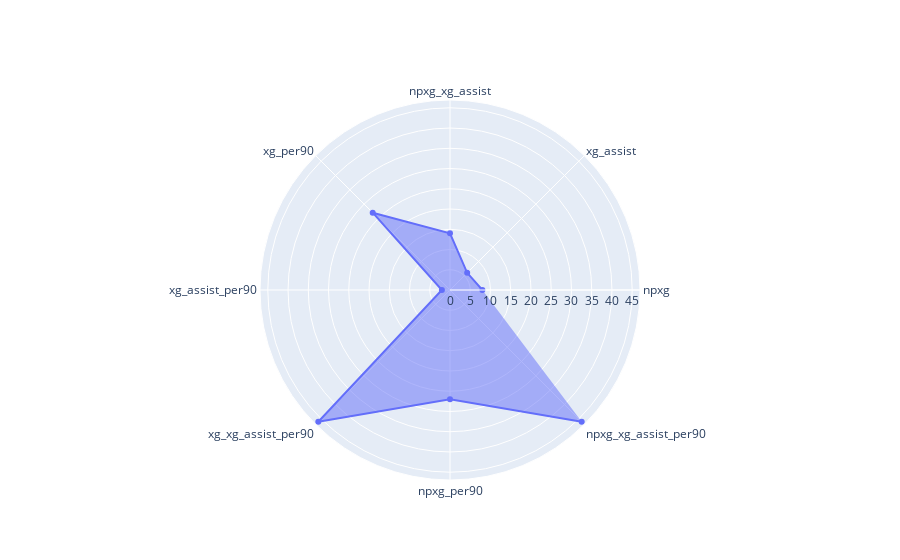

This figure's notebook cell:
### Code cell
#to make the radar chart of xg statistics
thetaxg = ['npxg', 'xg_assist', 'npxg_xg_assist', 'xg_per90', 'xg_assist_per90', 'xg_xg_assist_per90', 'npxg_per90','npxg_xg_assist_per90']
rxg = []
for t in thetaxg:
    rxg.append(int(df_player.loc[indice, t]))

#radar chart of xg statistics
layout = go. Layout(
polar = dict(
radialaxis = dict(
visible = True)),
showlegend=False)
fig = go.Figure(data=go.Scatterpolar(
  r=rxg,
  theta=thetaxg,
  fill='toself'
))
fig.show()

### Figure 1 — Plotly figure (JSON) as saved in the notebook; plotly's stock layout.template omitted (floating-point values rounded to 4 significant figures)
{"data": [{"fill": "toself", "r": [8, 6, 14, 27, 2, 46, 27, 46], "theta": ["npxg", "xg_assist", "npxg_xg_assist", "xg_per90", "xg_assist_per90", "xg_xg_assist_per90", "npxg_per90", "npxg_xg_assist_per90"], "type": "scatterpolar"}], "layout": {}}
